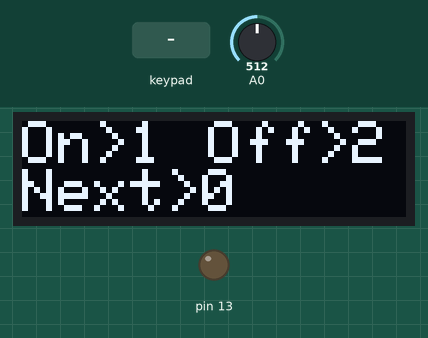
The sketch below on a simulated Arduino Uno, built with avr-gcc and run on an emulated ATmega328P. Shown: 128×32 one-colour display, output pins drawn as LEDs (lit = HIGH). The test bench sets the inputs (shaded band); at power-on: A0 = 512.

Above: at 2.6 s.
2.7 s: key '0' pressed
At 4.7 s:
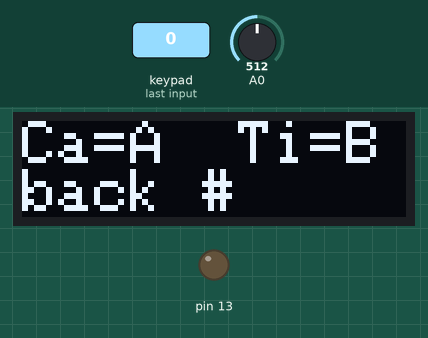
5.6 s: key 'A' pressed
At 8.0 s:
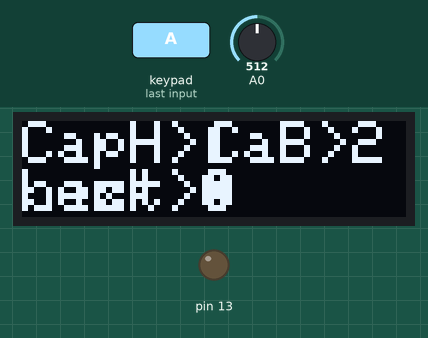
8.6 s: key '0' pressed
At 11.3 s:
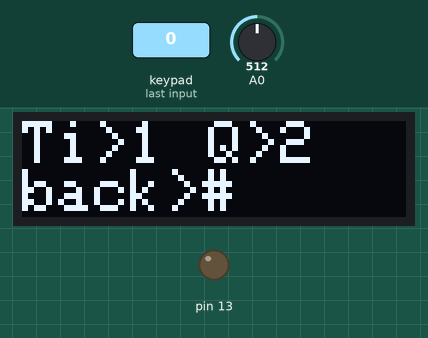
11.7 s: keypad keys 2 3 4 5 pressed 0.4 s apart
At 14.5 s:
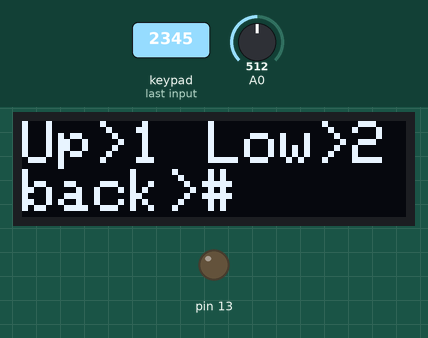
Timing chart, 0 to 15.8 s (numbered marks = the images above; inputs shaded):
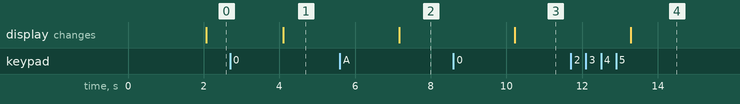

Measured:
- after the input at 2.7 s, the display: changes after 1.4 s (image 1)
- after the input at 5.6 s, the display: changes after 1.6 s (image 2)
- after the input at 8.6 s, the display: changes after 1.6 s (image 3)
- after the input at 11.7 s, the display: changes after 1.6 s (image 4)

The sketch:

ejemplo_menu3.ino
```cpp
#include <Keypad.h>
#include <SPI.h>
#include <Wire.h>
#include <Adafruit_GFX.h>
#include <Adafruit_SSD1306.h>
float fV;
float fpH;
float fT;
#define SCREEN_WIDTH 128 // OLED display width, in pixels
#define SCREEN_HEIGHT 32 // OLED display height, in pixels

// Declaration for an SSD1306 display connected to I2C (SDA, SCL pins)
// The pins for I2C are defined by the Wire-library.
// On an arduino UNO:       A4(SDA), A5(SCL)
// On an arduino MEGA 2560: 20(SDA), 21(SCL)
// On an arduino LEONARDO:   2(SDA),  3(SCL), ...
#define OLED_RESET     4 // Reset pin # (or -1 if sharing Arduino reset pin)
#define SCREEN_ADDRESS 0x3C ///< See datasheet for Address; 0x3D for 128x64, 0x3C for 128x32
Adafruit_SSD1306 display(SCREEN_WIDTH, SCREEN_HEIGHT, &Wire, OLED_RESET);

const byte ROWS = 4; //four rows
const byte COLS = 4; //four columns
//define the cymbols on the buttons of the keypads
char hexaKeys[ROWS][COLS] = {
  {'A','B','C','D'},
  {'3','6','9','#'},
  {'2','5','8','0'},
  {'1','4','7','*'}
};
byte rowPins[ROWS] = {2,3,4,5}; //connect to the row pinouts of the keypad
byte colPins[COLS] = {6,7,8,9}; //connect to the column pinouts of the keypad

//initialize an instance of class NewKeypad
Keypad customKeypad = Keypad( makeKeymap(hexaKeys), rowPins, colPins, ROWS, COLS);

void setup(){
  Serial.begin(9600);
  pinMode(13,OUTPUT);
  digitalWrite(13,0);
  // SSD1306_SWITCHCAPVCC = generate display voltage from 3.3V internally
  if(!display.begin(SSD1306_SWITCHCAPVCC, SCREEN_ADDRESS)) {
    Serial.println(F("SSD1306 allocation failed"));
    for(;;); // Don't proceed, loop forever
  }
  display.clearDisplay();
  display.setTextSize(2);             // Normal 1:1 pixel scale
  display.setTextColor(SSD1306_WHITE);        // Draw white text
  display.setCursor(0,0);             // Start at top-left corner
  display.print(F("Bienvenido"));
  display.setCursor(0,15);             // Start at top-left corner
  display.print(F("Titulador"));
  display.display();
  delay(1000);


}

char tecla;
byte menu=0;

void loop(){
 //Obtengo el valor entero de la temperatura u el pH por promedio
  fT=0;
  fV=0;
  for (byte i=0;i<20;i++){
    fV=analogRead(A0)+fV;
    delay(50);

  //Obtengo el valor promedio de las 20 mediciones
  fV=fV/20.0;
  fV=fV*5.0/1023.0;
  fpH=-5.70*fV+21,7;

}
  tecla = customKeypad.getKey();

  //Entrada a menus
  switch(menu){
    case 0: menu_0(); accion_0();   break;
    case 1: menu_1(); accion_1();   break;
    case 2: menu_2(); accion_2();   break;
    case 3: menu_3(); accion_3();   break;
    case 4: menu_4(); accion_4();   break;
  }

}

void menu_0(){
  display.clearDisplay();
  display.setTextSize(2);
  display.setCursor(0,0);
  display.print(F("On>1"));
  display.setCursor(62,0);
  display.print(F("Off>2"));
  display.setCursor(0,16);
  display.print(F("Next>0  "));
  display.display();
}


void accion_0(){
  if(tecla == '1') digitalWrite(13,HIGH);
  if(tecla == '2') digitalWrite(13,LOW);
  if(tecla == '0') menu=1;
}

void menu_1(){
  display.clearDisplay();
  display.setTextSize(2);
  display.setCursor(0,0);
  display.print(F("Ca=A  Ti=B"));
  display.setCursor(0,16);
  display.print(F("back #"));
  display.display();
  }

void accion_1(){
  if(tecla == 'A') menu=2;
  if(tecla == 'B') menu=3;
  if(tecla == '#') menu=0;
  }

void menu_2(){
 display.clearDisplay();
  display.setTextSize(2);
  display.setCursor(0,0);
  display.print(F("CapH>1"));
  display.setCursor(62,0);
  display.print(F("CaB>2"));
  display.setCursor(0,16);
  display.print(F("back># "));
  display.setCursor(0,16);
  display.print(F("next>0 "));
  display.display();
  }

void accion_2(){
  if(tecla == '#') menu=menu-1;
  if(tecla == '1') ;
  if(tecla == '2') ;
  if(tecla == '0') menu=menu+1;
}

void menu_3(){
   display.clearDisplay();
  display.setTextSize(2);
  display.setCursor(0,0);
  display.print(F("Ti>1"));
  display.setCursor(62,0);
  display.print(F("Q>2"));
  display.setCursor(0,16);
  display.print(F("back># "));
  display.setCursor(0,16);
  display.display();
}

void accion_3(){
  if(tecla == '#') menu=menu-1;
  if(tecla == '1') display.print(fpH);
  if(tecla == '2') menu=4;

}
void menu_4(){
   display.clearDisplay();
  display.setTextSize(2);
  display.setCursor(0,0);
  display.print(F("Up>1"));
  display.setCursor(62,0);
  display.print(F("Low>2"));
  display.setCursor(0,16);
  display.print(F("back># "));
  display.setCursor(0,16);
  display.display();
}
void accion_4(){
  if(tecla == '#') menu=menu-1;
  if(tecla == '1') ;
  if(tecla == '2') ;
  }
```
